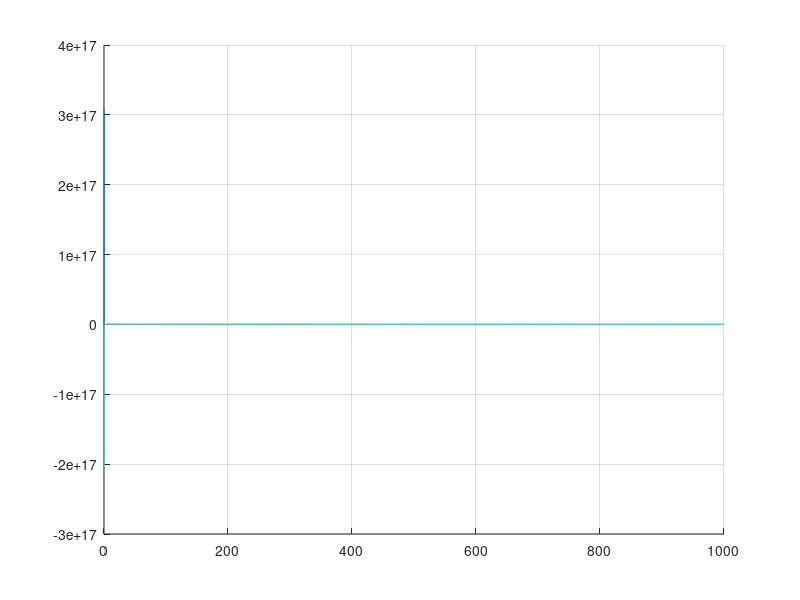

MATLAB code to generate this figure: (Note: this script raises an error after producing the figure.)
% Script for ploting the Paschen arc breakdown volatages as a function of pd for systems
% operating under vacuum.  
%
% Author: Andrew Wade
% Date: 20170206
%
%
% These curves give the breakdown voltage as a function of presure and arc
% distance and is empirically derived.  This is a matter of concern for
% vacuum systems that utilise high voltage to drive actuators and its is
% important to know at what presures it is important to switch off HV
% drivers to ensure safe operation of experiments operating in these
% extreem environments.
%
%
% The Paschen Curves operates according to 
%
% V = a.*p.*d/(ln(p.*d)+b)
%
% Where p is presure, d is distance and a and b are constants specific to
% the gas in question.
%
% The relationship is ultimatly derived from mean free path of gasses and
% it is important to remember that p and d are always co-products.  This
% also means that arc voltage doens't just decrease as a function of voltage
% as the cascade effect is inhibited at shorter distances by a lower
% avaliablity of ionisable gasses. Arc voltage acutally increases below a
% certain optimal distance given a presure and viasa vesa for presures.
%
%A simple version of the breakdown voltage hase the form:
% V = V_min.*(p.*d./c)./(1+log(p.*d./c))
% In textbooks V_min and c are ussually explicitly defined and
% avliable from various sources on the web

clear all 


nPlotLength = 1000;

% Define some common gas properties
% Data drawn from http://home.earthlink.net/~jimlux/hv/paschen.htm
% This in turn references: Naidu, M.S. and Kamaraju, V., High Voltage Engineering, 2nd ed., McGraw Hill, 1995, ISBN 0-07-462286-2
GasProperties = {...
    %'Name',V_minValue[V],pd_VsminVal[torr.cm]
    'Air',327,0.567;...
    'CO2',420,0.51;...
    'Nitrogen (N2)',251,0.67;...
    'Oxygen (O2)',450,0.7;...
    'He',156,4.0;...
    'Ar',137,0.9};

for n = 1:size(GasProperties,1)
    V_min = GasProperties{n,2};
    c = GasProperties{n,3};
    pd = logspace(log10(max(c)./exp(1)),3,nPlotLength);
    BreakdownVoltage = V_min.*pd./c./(1+log(pd./c));
    BreakdownVoltage = V_min.*pd./(1+log(pd./c));
    GasProperties{n,4} = pd;
    GasProperties{n,5} = BreakdownVoltage;
end



figure(77); cla; hold on
cellfun(@(x,y) plot(x,y),GasProperties(:,4),GasProperties(:,5));
grid on
ax = gca; % Returns handle of the curret axes for the current figure
ax.GridLineStyle = '-'; % Sets grid lines to solid instead of defult dotted
ax.MinorGridLineStyle = '-'; % Sets minor grid lines to solid instead of defult dotted
ax.XScale = 'log'; %Sets axis type to 'log'
ax.YScale = 'log';
ax.FontSize = 14; % Set the font size to something readable
title('Paschens Curve - Breakdown voltage as function of p*d')   
xlabel('p*d [Torr.cm]')
ylabel('Break Down Voltage [Volts]')
legend(GasProperties{:,1})
hold off